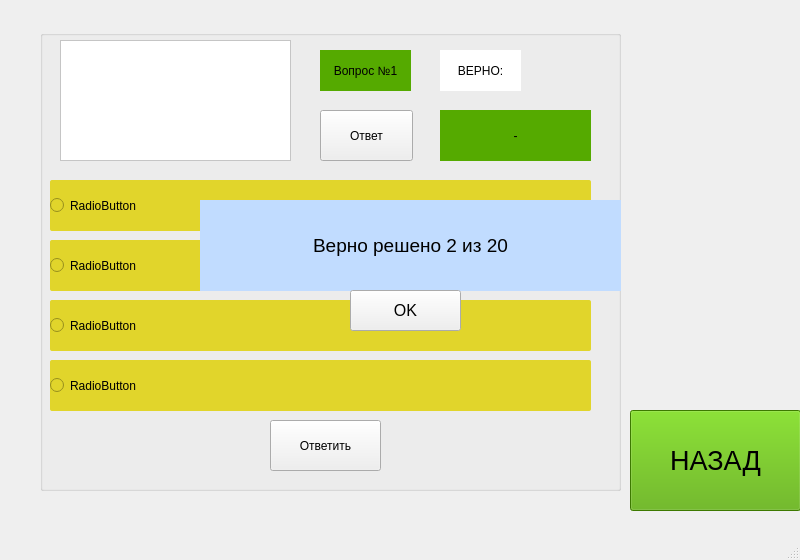
<?xml version="1.0" encoding="UTF-8"?>
<ui version="4.0">
 <class>Quiz</class>
 <widget class="QMainWindow" name="Quiz">
  <property name="geometry">
   <rect>
    <x>0</x>
    <y>0</y>
    <width>800</width>
    <height>560</height>
   </rect>
  </property>
  <property name="windowTitle">
   <string>MainWindow</string>
  </property>
  <widget class="QWidget" name="centralwidget">
   <widget class="QPushButton" name="pushButton">
    <property name="geometry">
     <rect>
      <x>630</x>
      <y>410</y>
      <width>171</width>
      <height>101</height>
     </rect>
    </property>
    <property name="font">
     <font>
      <pointsize>20</pointsize>
     </font>
    </property>
    <property name="styleSheet">
     <string notr="true">background-color: rgb(85, 170, 0);</string>
    </property>
    <property name="text">
     <string>НАЗАД</string>
    </property>
   </widget>
   <widget class="QGroupBox" name="groupBox">
    <property name="geometry">
     <rect>
      <x>40</x>
      <y>30</y>
      <width>581</width>
      <height>461</height>
     </rect>
    </property>
    <property name="title">
     <string/>
    </property>
    <widget class="QRadioButton" name="radioButton">
     <property name="geometry">
      <rect>
       <x>10</x>
       <y>330</y>
       <width>541</width>
       <height>51</height>
      </rect>
     </property>
     <property name="styleSheet">
      <string notr="true">background-color: rgb(225, 213, 43);
border-radius: 2px;</string>
     </property>
     <property name="text">
      <string>RadioButton</string>
     </property>
    </widget>
    <widget class="QLabel" name="label_2">
     <property name="geometry">
      <rect>
       <x>280</x>
       <y>20</y>
       <width>91</width>
       <height>41</height>
      </rect>
     </property>
     <property name="layoutDirection">
      <enum>Qt::LeftToRight</enum>
     </property>
     <property name="autoFillBackground">
      <bool>false</bool>
     </property>
     <property name="styleSheet">
      <string notr="true">background-color: rgb(85, 170, 0);</string>
     </property>
     <property name="text">
      <string>Вопрос №1</string>
     </property>
     <property name="alignment">
      <set>Qt::AlignCenter</set>
     </property>
    </widget>
    <widget class="QPlainTextEdit" name="plainTextEdit">
     <property name="geometry">
      <rect>
       <x>20</x>
       <y>10</y>
       <width>231</width>
       <height>121</height>
      </rect>
     </property>
     <property name="styleSheet">
      <string notr="true">
background-color: rgba(255, 255, 255);</string>
     </property>
     <property name="tabChangesFocus">
      <bool>false</bool>
     </property>
     <property name="plainText">
      <string/>
     </property>
     <property name="overwriteMode">
      <bool>false</bool>
     </property>
     <property name="tabStopWidth">
      <number>80</number>
     </property>
    </widget>
    <widget class="QPushButton" name="pushButton_2">
     <property name="geometry">
      <rect>
       <x>280</x>
       <y>80</y>
       <width>93</width>
       <height>51</height>
      </rect>
     </property>
     <property name="text">
      <string>Ответ</string>
     </property>
    </widget>
    <widget class="QRadioButton" name="radioButton_2">
     <property name="geometry">
      <rect>
       <x>10</x>
       <y>270</y>
       <width>541</width>
       <height>51</height>
      </rect>
     </property>
     <property name="styleSheet">
      <string notr="true">background-color: rgb(225, 213, 43);
border-radius: 2px;</string>
     </property>
     <property name="text">
      <string>RadioButton</string>
     </property>
    </widget>
    <widget class="QRadioButton" name="radioButton_3">
     <property name="geometry">
      <rect>
       <x>10</x>
       <y>210</y>
       <width>541</width>
       <height>51</height>
      </rect>
     </property>
     <property name="styleSheet">
      <string notr="true">background-color: rgb(225, 213, 43);
border-radius: 2px;</string>
     </property>
     <property name="text">
      <string>RadioButton</string>
     </property>
    </widget>
    <widget class="QRadioButton" name="radioButton_4">
     <property name="geometry">
      <rect>
       <x>10</x>
       <y>150</y>
       <width>541</width>
       <height>51</height>
      </rect>
     </property>
     <property name="styleSheet">
      <string notr="true">background-color: rgb(225, 213, 43);
border-radius: 2px;</string>
     </property>
     <property name="text">
      <string>RadioButton</string>
     </property>
    </widget>
    <widget class="QPushButton" name="pushButton_3">
     <property name="geometry">
      <rect>
       <x>230</x>
       <y>390</y>
       <width>111</width>
       <height>51</height>
      </rect>
     </property>
     <property name="text">
      <string>Ответить</string>
     </property>
    </widget>
    <widget class="QLabel" name="label_3">
     <property name="geometry">
      <rect>
       <x>400</x>
       <y>20</y>
       <width>81</width>
       <height>41</height>
      </rect>
     </property>
     <property name="styleSheet">
      <string notr="true">background-color: rgb(255, 255, 255);</string>
     </property>
     <property name="text">
      <string>ВЕРНО:</string>
     </property>
     <property name="alignment">
      <set>Qt::AlignCenter</set>
     </property>
    </widget>
    <widget class="QLabel" name="label_4">
     <property name="geometry">
      <rect>
       <x>400</x>
       <y>80</y>
       <width>151</width>
       <height>51</height>
      </rect>
     </property>
     <property name="layoutDirection">
      <enum>Qt::LeftToRight</enum>
     </property>
     <property name="autoFillBackground">
      <bool>false</bool>
     </property>
     <property name="styleSheet">
      <string notr="true">background-color: rgb(85, 170, 0);</string>
     </property>
     <property name="text">
      <string>-</string>
     </property>
     <property name="alignment">
      <set>Qt::AlignCenter</set>
     </property>
    </widget>
    <widget class="QLabel" name="label_5">
     <property name="geometry">
      <rect>
       <x>160</x>
       <y>170</y>
       <width>421</width>
       <height>91</height>
      </rect>
     </property>
     <property name="font">
      <font>
       <pointsize>14</pointsize>
      </font>
     </property>
     <property name="styleSheet">
      <string notr="true">background-color: rgb(193, 220, 255);</string>
     </property>
     <property name="inputMethodHints">
      <set>Qt::ImhHiddenText</set>
     </property>
     <property name="text">
      <string>Верно решено 2 из 20</string>
     </property>
     <property name="alignment">
      <set>Qt::AlignCenter</set>
     </property>
    </widget>
    <widget class="QPushButton" name="pushButton_4">
     <property name="geometry">
      <rect>
       <x>310</x>
       <y>260</y>
       <width>111</width>
       <height>41</height>
      </rect>
     </property>
     <property name="font">
      <font>
       <pointsize>12</pointsize>
      </font>
     </property>
     <property name="text">
      <string>OK</string>
     </property>
    </widget>
   </widget>
   <widget class="QLabel" name="label">
    <property name="geometry">
     <rect>
      <x>0</x>
      <y>0</y>
      <width>821</width>
      <height>551</height>
     </rect>
    </property>
    <property name="text">
     <string/>
    </property>
    <property name="pixmap">
     <pixmap>картинкни/1613307336_12-p-sinii-kiber-fon-12.jpg</pixmap>
    </property>
    <property name="scaledContents">
     <bool>true</bool>
    </property>
   </widget>
   <zorder>label</zorder>
   <zorder>pushButton</zorder>
   <zorder>groupBox</zorder>
  </widget>
  <widget class="QMenuBar" name="menubar">
   <property name="geometry">
    <rect>
     <x>0</x>
     <y>0</y>
     <width>800</width>
     <height>26</height>
    </rect>
   </property>
  </widget>
  <widget class="QStatusBar" name="statusbar"/>
 </widget>
 <resources>
  <include location="помощник викторины.qrc"/>
 </resources>
 <connections/>
</ui>
